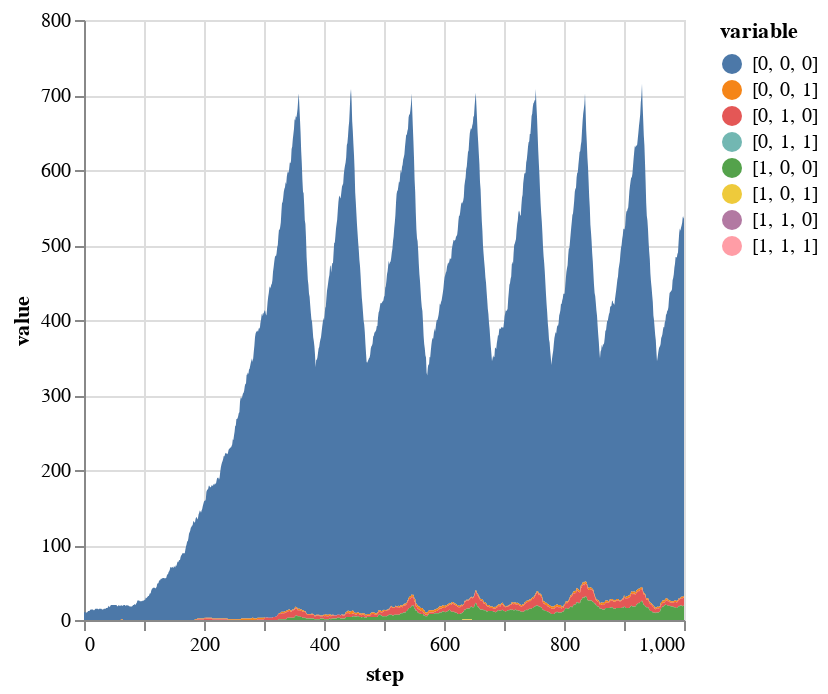

Notebook code for this chart:
### Code cell
#And lastly we can make plots of both the total number of cells of each genotype
genotypes = [string(reverse(digits(i, base=2, pad=ngenes))) for i in 0:((2^ngenes)-1)]
stacked = stack(data,genotypes)

stacked |>
@vlplot(:area, x=:step, y={:value, stack=:zero}, color="variable:n")

### Figure 1 — Vega-Lite specification as saved in the notebook (floating-point values rounded to 4 significant figures; data arrays with more than 128 entries replaced by an {"elided": "..."} marker saying what was removed)
{"data": {"values": {"elided": "8008 records"}}, "encoding": {"color": {"field": "variable", "type": "nominal"}, "x": {"field": "step", "type": "quantitative"}, "y": {"field": "value", "stack": "zero", "type": "quantitative"}}, "mark": "area"}
